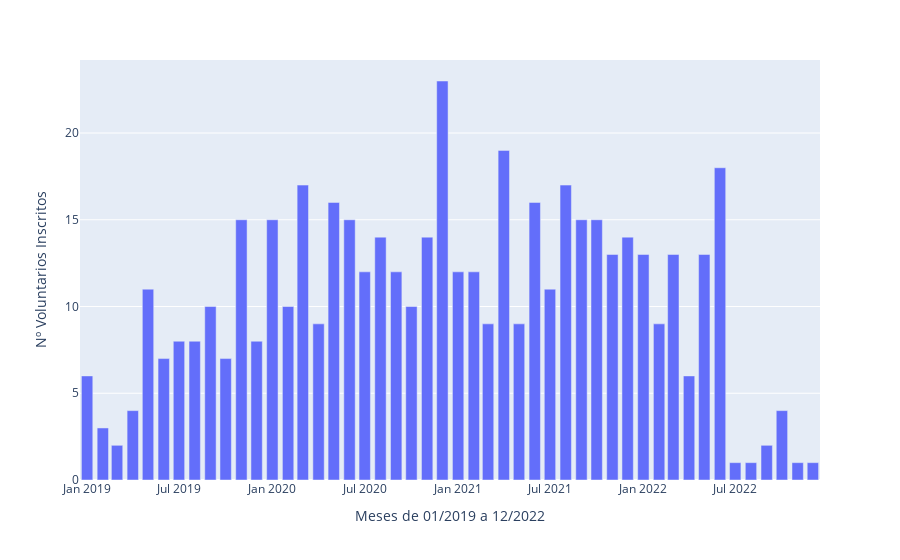

Notebook source saved alongside this figure:
### Code cell
fig = px.bar(inscripciones_mensuales_v, y='nPersonasInscritas', x='fechaInscripcion')

fig.update_xaxes(title_text='Meses de 01/2019 a 12/2022')

fig.update_yaxes(title_text='Nº Voluntarios Inscritos')

fig.show()

### Figure 1 — Plotly figure (JSON) as saved in the notebook; plotly's stock layout.template omitted (floating-point values rounded to 4 significant figures)
{"data": [{"alignmentgroup": "True", "hovertemplate": "fechaInscripcion=%{x}<br>nPersonasInscritas=%{y}<extra></extra>", "legendgroup": "", "marker": {"color": "#636efa", "pattern": {"shape": ""}}, "name": "", "offsetgroup": "", "orientation": "v", "showlegend": false, "textposition": "auto", "type": "bar", "x": ["2019-01", "2019-02", "2019-03", "2019-04", "2019-05", "2019-06", "2019-07", "2019-08", "2019-09", "2019-10", "2019-11", "2019-12", "2020-01", "2020-02", "2020-03", "2020-04", "2020-05", "2020-06", "2020-07", "2020-08", "2020-09", "2020-10", "2020-11", "2020-12", "2021-01", "2021-02", "2021-03", "2021-04", "2021-05", "2021-06", "2021-07", "2021-08", "2021-09", "2021-10", "2021-11", "2021-12", "2022-01", "2022-02", "2022-03", "2022-04", "2022-05", "2022-06", "2022-07", "2022-08", "2022-09", "2022-10", "2022-11", "2022-12"], "xaxis": "x", "y": [6, 3, 2, 4, 11, 7, 8, 8, 10, 7, 15, 8, 15, 10, 17, 9, 16, 15, 12, 14, 12, 10, 14, 23, 12, 12, 9, 19, 9, 16, 11, 17, 15, 15, 13, 14, 13, 9, 13, 6, 13, 18, 1, 1, 2, 4, 1, 1], "yaxis": "y"}], "layout": {"barmode": "relative", "legend": {"tracegroupgap": 0}, "margin": {"t": 60}, "xaxis": {"anchor": "y", "domain": [0, 1], "title": {"text": "Meses de 01/2019 a 12/2022"}}, "yaxis": {"anchor": "x", "domain": [0, 1], "title": {"text": "Nº Voluntarios Inscritos"}}}}
